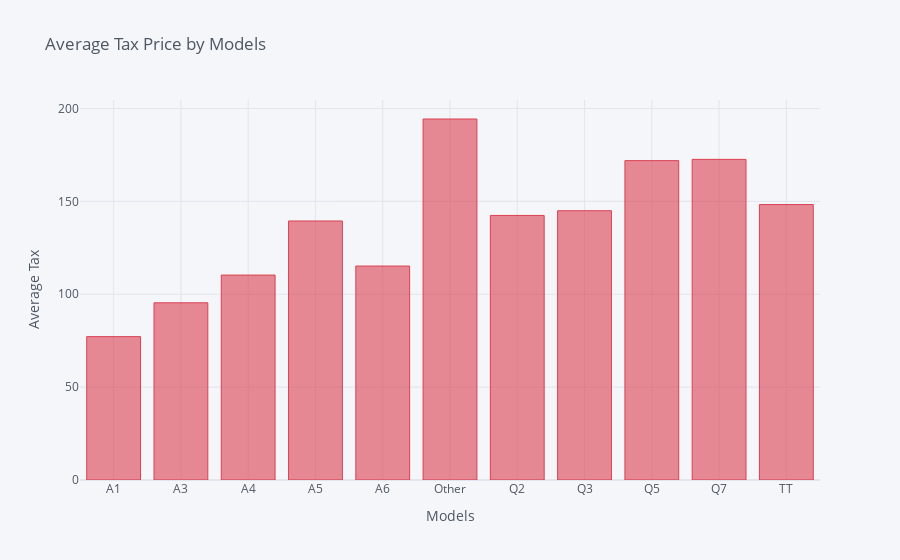

Notebook code for this chart:
### Code cell
models['tax'].iplot(colors = ['red'],title = "Average Tax Price by Models"
                      ,xTitle = 'Models',yTitle = 'Average Tax',kind = 'bar')

### Figure 1 — Plotly figure (JSON) as saved in the notebook; plotly's stock layout.template omitted (floating-point values rounded to 4 significant figures)
{"data": [{"marker": {"color": "rgba(219, 64, 82, 0.6)", "line": {"color": "rgba(219, 64, 82, 1.0)", "width": 1}}, "name": "tax", "orientation": "v", "text": "", "type": "bar", "x": ["A1", "A3", "A4", "A5", "A6", "Other", "Q2", "Q3", "Q5", "Q7", "TT"], "y": [77.17, 95.38, 110.3, 139.4, 115.2, 194.3, 142.4, 144.9, 171.9, 172.6, 148.3]}], "layout": {"legend": {"bgcolor": "#F5F6F9", "font": {"color": "#4D5663"}}, "paper_bgcolor": "#F5F6F9", "plot_bgcolor": "#F5F6F9", "title": {"font": {"color": "#4D5663"}, "text": "Average Tax Price by Models"}, "xaxis": {"gridcolor": "#E1E5ED", "showgrid": true, "tickfont": {"color": "#4D5663"}, "title": {"font": {"color": "#4D5663"}, "text": "Models"}, "zerolinecolor": "#E1E5ED"}, "yaxis": {"gridcolor": "#E1E5ED", "showgrid": true, "tickfont": {"color": "#4D5663"}, "title": {"font": {"color": "#4D5663"}, "text": "Average Tax"}, "zerolinecolor": "#E1E5ED"}}}
